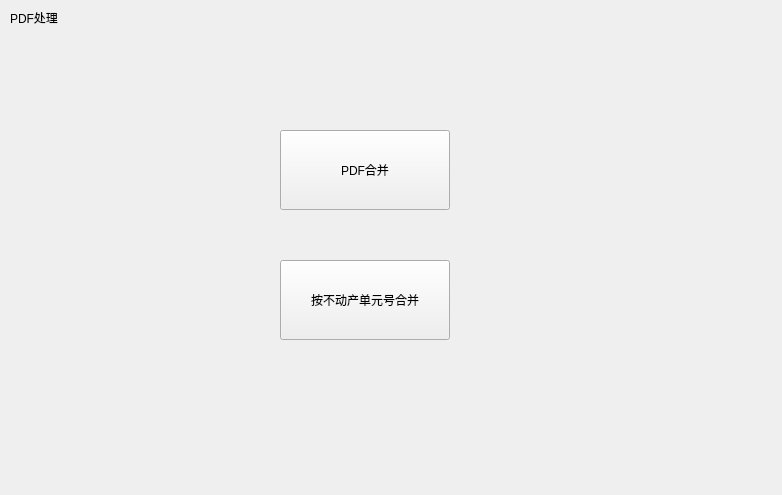
<?xml version="1.0" encoding="UTF-8"?>
<ui version="4.0">
 <class>PdfMenu</class>
 <widget class="QWidget" name="PdfMenu">
  <property name="geometry">
   <rect>
    <x>0</x>
    <y>0</y>
    <width>782</width>
    <height>495</height>
   </rect>
  </property>
  <property name="windowTitle">
   <string>Form</string>
  </property>
  <widget class="QLabel" name="label">
   <property name="geometry">
    <rect>
     <x>10</x>
     <y>10</y>
     <width>72</width>
     <height>15</height>
    </rect>
   </property>
   <property name="text">
    <string>PDF处理</string>
   </property>
  </widget>
  <widget class="QPushButton" name="mergePdfBtn">
   <property name="geometry">
    <rect>
     <x>280</x>
     <y>130</y>
     <width>170</width>
     <height>80</height>
    </rect>
   </property>
   <property name="text">
    <string>PDF合并</string>
   </property>
  </widget>
  <widget class="QPushButton" name="mergedistUnitNoBtn">
   <property name="geometry">
    <rect>
     <x>280</x>
     <y>260</y>
     <width>170</width>
     <height>80</height>
    </rect>
   </property>
   <property name="font">
    <font>
     <pointsize>9</pointsize>
    </font>
   </property>
   <property name="text">
    <string>按不动产单元号合并</string>
   </property>
  </widget>
 </widget>
 <resources/>
 <connections/>
</ui>
